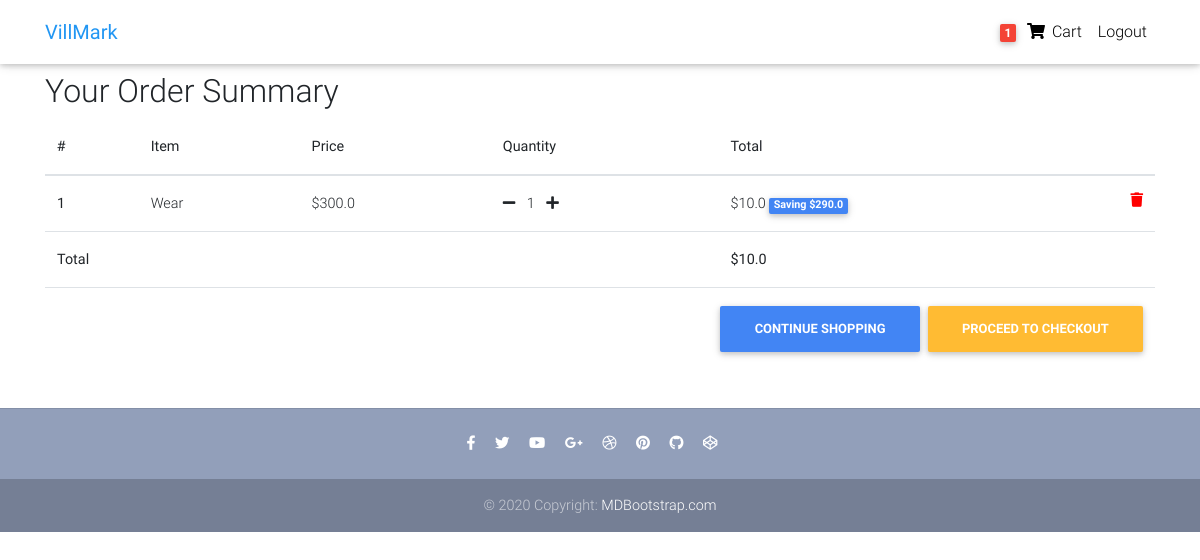
/order-summary/ (signed in), run on the app's committed database.
### hub/models.py (models this page shows, shortened)
class Order(models.Model):
    user = models.ForeignKey(settings.AUTH_USER_MODEL,
                             on_delete=models.CASCADE)
    ref_code = models.CharField(max_length=30)
    items = models.ManyToManyField(OrderItem)
    start_date = models.DateTimeField(auto_now_add=True)
    ordered_date = models.DateTimeField()
    ordered = models.BooleanField(default=False)
    billing_address = models.ForeignKey('Address', related_name='billing_address',
                                        on_delete=models.SET_NULL,
                                        blank=True, null=True
                                        )
    shipping_address = models.ForeignKey('Address', related_name='shipping_address',
                                         on_delete=models.SET_NULL,
                                         blank=True, null=True
                                         )
    payment = models.ForeignKey('Payment',
                                on_delete=models.SET_NULL,
                                blank=True, null=True
                                )
    coupon = models.ForeignKey('Coupon',
                               on_delete=models.SET_NULL,
                               blank=True, null=True
                               )
    being_delivered = models.BooleanField(default=False)
    refund_requested = models.BooleanField(default=False)
    received = models.BooleanField(default=False)
    refund_granted = models.BooleanField(default=False)
    def get_total(self):
        total = 0
        for order_item in self.items.all():
            total += order_item.get_final_price()
        if self.coupon:
            total -= self.coupon.amount
        return total

class OrderItem(models.Model):
    user = models.ForeignKey(settings.AUTH_USER_MODEL,
                             on_delete=models.CASCADE)
    ordered = models.BooleanField(default=False)
    item = models.ForeignKey(Item, on_delete=models.CASCADE)
    quantity = models.IntegerField(default=1)
    def get_total_item_price(self):
        return self.quantity * self.item.price
    def get_total_discount_item_price(self):
        return self.quantity * self.item.discount_price
    def get_amount_saved(self):
        return self.get_total_item_price() - self.get_total_discount_item_price()
    def get_final_price(self):
        if self.item.discount_price:
            return self.get_total_discount_item_price()
        return self.get_total_item_price()

class Item(models.Model):
    title = models.CharField(max_length=100)
    price = models.FloatField()
    discount_price = models.FloatField(blank=True, null=True)
    category = models.CharField(choices=CATEGORY_CHOICES, max_length=2)
    label = models.CharField(choices=LABEL_CHOICES, max_length=1)
    slug = models.SlugField()
    description = models.TextField()
    image = models.ImageField()

### hub/views.py (the view)
# urls.py: path('order-summary/', OrderSummaryView.as_view(), name='order-summary'),
class OrderSummaryView(LoginRequiredMixin, View):
    def get(self, *args, **kwargs):
        try:
            order = Order.objects.get(user=self.request.user, ordered=False)
            context = {
                'object': order
            }
            return render(self.request, 'order_summary.html', context)
        except ObjectDoesNotExist:
            messages.warning(self.request, "You Do Not Have an Active Order")
            return redirect('/')

### hub/templatetags/cart_template_tags.py (called while the page is built)
@register.filter
def cart_item_count(user):
    if user.is_authenticated:
        qs = Order.objects.filter(user=user)
        if qs.exists():
            return qs[0].items.count()
    return 0

### templates/order_summary.html (shortened to what this page needs)
{% extends 'base.html' %}
{% block content %}
  <main>
    <div class="container">
     <div class="table-responsive text-nowrap">
         <h2>Your Order Summary</h2>
         <table class="table">
        <thead>
          <tr>
            <th scope="col">#</th>
            <th scope="col">Item</th>
            <th scope="col">Price</th>
            <th scope="col">Quantity</th>
            <th scope="col">Total</th>
          </tr>
        </thead>
        <tbody>
        {% for order_item in object.items.all %}
          <tr>
            <th scope="row">{{ forloop.counter }}</th>
            <td>{{ order_item.item.title }}</td>
            <td>${{ order_item.item.price }}</td>
            <td>
                <a href="{% url 'hub:remove-single-item-from-cart' order_item.item.slug %}"><i class="fas fa-minus mr-2"></i></a>
                    {{ order_item.quantity }}
                <a href="{% url 'hub:add-to-cart' order_item.item.slug %}"><i class="fas fa-plus ml-2"></i></a>
            </td>
            <td>
                {% if order_item.item.discount_price %}
                ${{ order_item.get_total_discount_item_price }}
                <span class="badge badge-primary">Saving ${{ order_item.get_amount_saved }}</span>
                {% else %}
                    ${{ order_item.get_total_item_price }}
                {% endif %}
                <a style='color: red;' href="{% url 'hub:remove-from-cart' order_item.item.slug %}">
                    <i class="fas fa-trash float-right"></i>
                </a>
            </td>
          </tr>
        {% endfor %}
        {% if object.get_total %}
            <tr>
                <td colspan="4"><b>Total</b></td>
                <td><b>${{ object.get_total }}</b></td>
            </tr>
            <tr>
                <td colspan="5">
                    <a class="btn btn-warning float-right ml-2" href="/checkout/"><b>Proceed to Checkout</b></a>
                    <a class="btn btn-primary float-right" href="/"><b>Continue Shopping</b></a>
                </td>
        </tr>
        {% endif %}
        </tbody>
      </table>
     </div>
    </div>
  </main>
{% endblock content %}

### templates/navbar.html (shortened to what this page needs)
{% load cart_template_tags %}
  <nav class="navbar fixed-top navbar-expand-lg navbar-light white scrolling-navbar">
    <div class="container">
        <a class="navbar-brand waves-effect" href="/">
            <strong class="blue-text">
                VillMark
            </strong>
        </a>
      <div class="collapse navbar-collapse" id="navbarSupportedContent">
        <ul class="navbar-nav nav-flex-icons">
           {% if request.user.is_authenticated %}
          <li class="nav-item">
            <a href="{% url 'hub:order-summary' %}" class="nav-link waves-effect">
              <span class="badge red z-depth-1 mr-1"> {{ request.user|cart_item_count }} </span>
              <i class="fas fa-shopping-cart"></i>
              <span class="clearfix d-none d-sm-inline-block"> Cart </span>
            </a>
          </li>
          <li class="nav-item">
            <a class="nav-link waves-effect" href="{% url 'account_logout' %}">
              <span class="clearfix d-none d-sm-inline-block"> Logout </span>
            </a>
          </li>
          {% endif %}
        </ul>
      </div>
    </div>
  </nav>

### data on the page
OrderItem: item "Wear", item.price "300.0", quantity "1", get_total_discount_item_price "10.0", get_amount_saved "290.0"
Order: get_total "10.0"

### other printed values
{{ request.user|cart_item_count }} "1"
